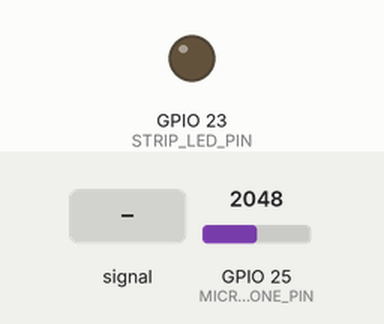
Recording of a sketch running on a simulated ESP32. Shown: output pins drawn as LEDs (lit = HIGH). Dashed ring = blinking. Inputs (shaded band) come from the test bench; at power-on: GPIO 25 (MICROPHONE_PIN) = 2048. What the sketch prints to the serial monitor is not drawn.

Above: at 2.2 s.
2.3 s: GPIO 25 (MICROPHONE_PIN) fed a 200 Hz sine of ±1023 counts around its level
At 5.2 s:
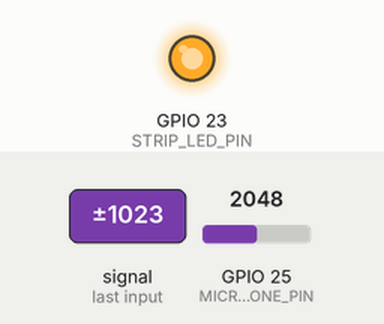
5.3 s: GPIO 25 (MICROPHONE_PIN) set to 2443
At 6.0 s:
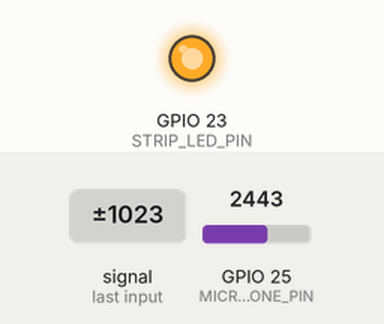
7.8 s: GPIO 25 (MICROPHONE_PIN) set to 2530
At 15.6 s:
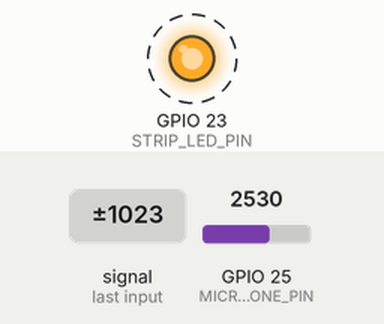
15.7 s: GPIO 25 (MICROPHONE_PIN) set to 2460
At 16.3 s:
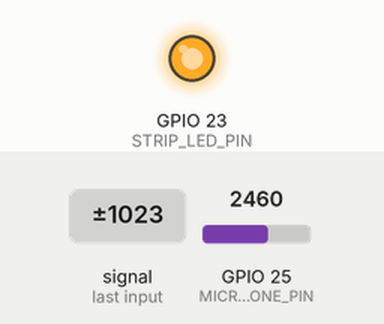
Timing chart, 0 to 18.2 s (numbered marks = the images above; inputs shaded):
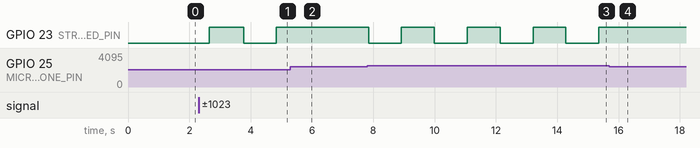

Measured:
- the behaviour switches between 2500 and 2501 on GPIO 25 (MICROPHONE_PIN) (found by bisection; images 2 and 3)
- after the input at 2.3 s, GPIO 23 (STRIP_LED_PIN): LOW → HIGH after 0.36 s, → LOW 1.1 s later, → HIGH 1.1 s later
- after the input at 5.3 s, GPIO 23 (STRIP_LED_PIN): stays HIGH (without the input it goes to LOW after 0.71 s)
- after the input at 7.8 s, GPIO 23 (STRIP_LED_PIN): alternates HIGH for 1.1 s and LOW for 1.1 s, starting after 0.05 s
- after the input at 15.7 s, GPIO 23 (STRIP_LED_PIN): stays HIGH (without the input it goes to LOW after 0.73 s)

The sketch:

esp32-TEST-STRIP-BATTITO.ino
```cpp
/* =====================================================
   ESP32 TEST STRIP LED - Battito Mani
   Accende strip LED quando rileva battito/urlo
   (SENZA WiFi, SENZA Backend, solo test locale)
   ===================================================== */

#define MICROPHONE_PIN 25  // ADC Input analogico
#define STRIP_LED_PIN 23   // Output digitale per strip LED

const int SOUND_THRESHOLD = 2500;  // Soglia calibrata (battito mani ~2800)
bool stripLedOn = false;  // Stato strip LED

void setup() {
  Serial.begin(115200);
  delay(1000);

  Serial.println("\n\n========================================");
  Serial.println("ESP32 TEST STRIP LED - Battito Mani");
  Serial.println("========================================\n");

  // Configura pin
  pinMode(MICROPHONE_PIN, INPUT);    // Microfono
  pinMode(STRIP_LED_PIN, OUTPUT);    // Strip LED
  digitalWrite(STRIP_LED_PIN, LOW);  // Strip inizialmente OFF

  Serial.println("📌 Pin configurati:");
  Serial.println("   - MICROPHONE: GPIO 25 (ADC input)");
  Serial.println("   - STRIP LED:  GPIO 23 (output)");
  Serial.println("   - Soglia:     2500 ADC");
  Serial.println("\n👏 BATTI LE MANI per accendere/spegnere strip LED!");
  Serial.println("━━━━━━━━━━━━━━━━━━━━━━━━━━━━━━━━━━━━━━\n");
}

void loop() {
  // Leggi livello sonoro
  int soundLevel = analogRead(MICROPHONE_PIN);

  // Stampa valore continuo (ogni 100ms)
  static unsigned long lastPrint = 0;
  if (millis() - lastPrint > 100) {
    Serial.print("🎤 Sound: ");
    Serial.print(soundLevel);
    Serial.print("\t");

    // Barra grafica
    int bars = soundLevel / 100;
    Serial.print("|");
    for(int i = 0; i < bars && i < 40; i++) {
      Serial.print("█");
    }

    if (soundLevel > SOUND_THRESHOLD) {
      Serial.print(" << PICCO!");
    }

    Serial.println();
    lastPrint = millis();
  }

  // Rileva PICCO (battito mani/urlo)
  if (soundLevel > SOUND_THRESHOLD) {
    // Toggle strip LED
    stripLedOn = !stripLedOn;
    digitalWrite(STRIP_LED_PIN, stripLedOn ? HIGH : LOW);

    Serial.println("\n━━━━━━━━━━━━━━━━━━━━━━━━━━━━");
    Serial.println("👏 BATTITO RILEVATO!");
    Serial.print("💡 Strip LED: ");
    Serial.println(stripLedOn ? "ACCESA ✅" : "SPENTA ⚫");
    Serial.println("━━━━━━━━━━━━━━━━━━━━━━━━━━━━\n");

    // Debounce (evita toggle multipli)
    delay(1000);
  }

  delay(50);  // Loop delay
}
```
